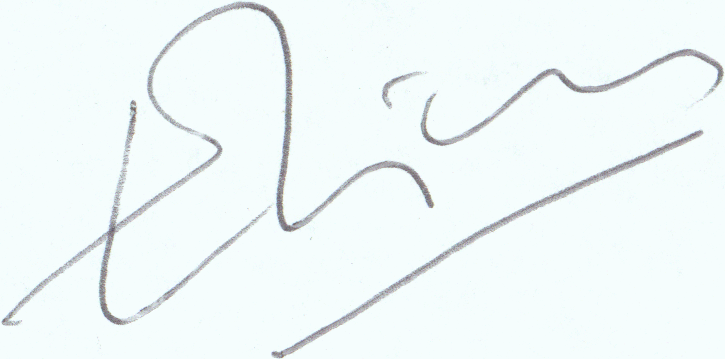
#> input picture signature_samples/genuine/001_00.png, 725 x 359 px, given in place of genuine_sig.jpeg, which was not available
$ jupyter execute --allow-errors document_processing.ipynb   (shell and % lines are left out)
#> lines starting #> are read from the running program, lines starting #| are printed output that depends on the picture; pictures that were not available may be replaced by others from this repository, and a replacement may not be noted
[cell 1]
from huggingface_hub import login
login()
#> (this line was passed over: huggingface_hub is not available in this run)

[cell 2]
import numpy as np
import os
import io
import re
import fitz
import difflib
from ultralytics import YOLO
from transformers import pipeline
from skimage.metrics import structural_similarity as ssim
import matplotlib.pyplot as plt
import matplotlib.patches as patches
import cv2
from PIL import Image, ImageChops, ImageEnhance
import base64
from datetime import datetime
import mlflow
from IPython.display import display, HTML
import pygments
from pygments.lexers import DiffLexer
from pygments.formatters import HtmlFormatter

[cell 3]
import ipywidgets as widgets

#> (a cell that did not finish here is left out)

[cell 5]
### USE VISION MODEL TO LOCATE AND EXTRACT SIGNATURES FROM A PDF DOCUMENT ###

[cell 6]
#Upload a PDF file with a signature

uploader = widgets.FileUpload(
    accept='.pdf',
    multiple=False
)
display(uploader)

[cell 7]
#Convert PDF to image for processing

from pdf2image import convert_from_bytes

#> (the rest of this cell did not finish here and is left out)

[cell 8]
#Crop signatures for display

# [29 lines left out: function display_only_crops, not called in this run]

# Display only the cropped signature images
#> (the rest of this cell did not finish here and is left out)

[cell 9]
### ANALYZE PDF FILES FOR EDITING OR MANIPULATIONS ###

[cell 10]
#Upload PDF for Analysis

pdf_uploader = widgets.FileUpload(
    accept='.pdf',
    multiple=False
)
display(pdf_uploader)

[cell 11]
# Extract and save all versions of PDF

pdf_content = pdf_uploader.value[0].content.tobytes()

#> (the rest of this cell did not finish here and is left out)

#> (a cell that did not finish here is left out)

#> (a cell that did not finish here is left out)

[cell 14]
### Check a PDF for physical changes ###

[cell 15]
pdf2_uploader = widgets.FileUpload(
    accept='.pdf',
    multiple=False
)
display(pdf2_uploader)

#> (a cell that did not finish here is left out)

[cell 17]
#### Forgery Detection ####

[cell 18]
# 1. First upload known genuine signature image

sig_uploader = widgets.FileUpload(
    accept='image/*',
    multiple=False
)
display(sig_uploader)

[cell 19]
#Process and save uploaded image

genuine_sig = sig_uploader.value[0].content.tobytes()
#> (the rest of this cell did not finish here and is left out)

[cell 20]
#2 - Upload questionable signature

compare_uploader = widgets.FileUpload(
    accept='image/*',
    multiple=False
)
display(compare_uploader)

[cell 21]
#Process and save uploaded image

questioned_sig = compare_uploader.value[0].content.tobytes()
#> (the rest of this cell did not finish here and is left out)

[cell 22]
# Combine images into a single image for prediction

def create_comparison_image(img1_path, img2_path):
    # Open images
#> called with img1_path = 'temp/genuine_sig.jpeg', img2_path = 'temp/questioned_sig.jpeg'
    img1 = Image.open(img1_path).convert("RGB")
#> img1 is the input picture: PIL image 725x359 RGB; mean R, G, B 240.4, 248.2, 248.5
    img2 = Image.open(img2_path).convert("RGB")
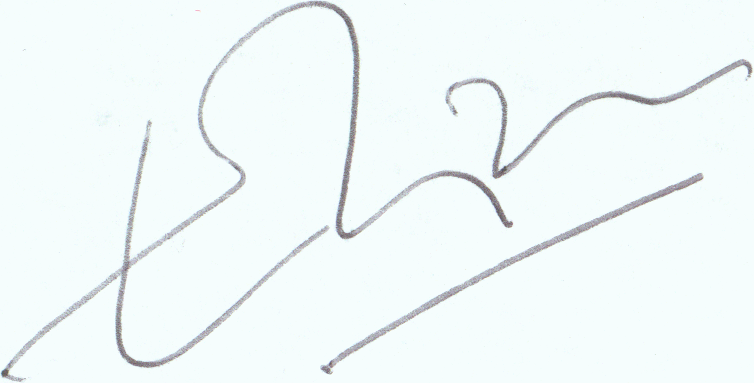
#> input picture signature_samples/genuine/001_01.png, 754 x 383 px, given in place of questioned_sig.jpeg, which was not available
#> img2 is the input picture: PIL image 754x383 RGB; mean R, G, B 240.9, 248.6, 248.9

    # Resize to same height
    height = max(img1.height, img2.height)
#> height = 383
    width1 = int(img1.width * (height / img1.height))
#> width1 = 773
    width2 = int(img2.width * (height / img2.height))
#> width2 = 754

    img1 = img1.resize((width1, height), Image.LANCZOS)
#> img1: PIL image 773x383 RGB
    img2 = img2.resize((width2, height), Image.LANCZOS)

    # Create new image with space for both images
    total_width = width1 + width2
#> total_width = 1527
    comparison = Image.new('RGB', (total_width, height))
#> comparison: PIL image 1527x383 RGB; every value is 0

    # Paste images side by side
    comparison.paste(img1, (0, 0))
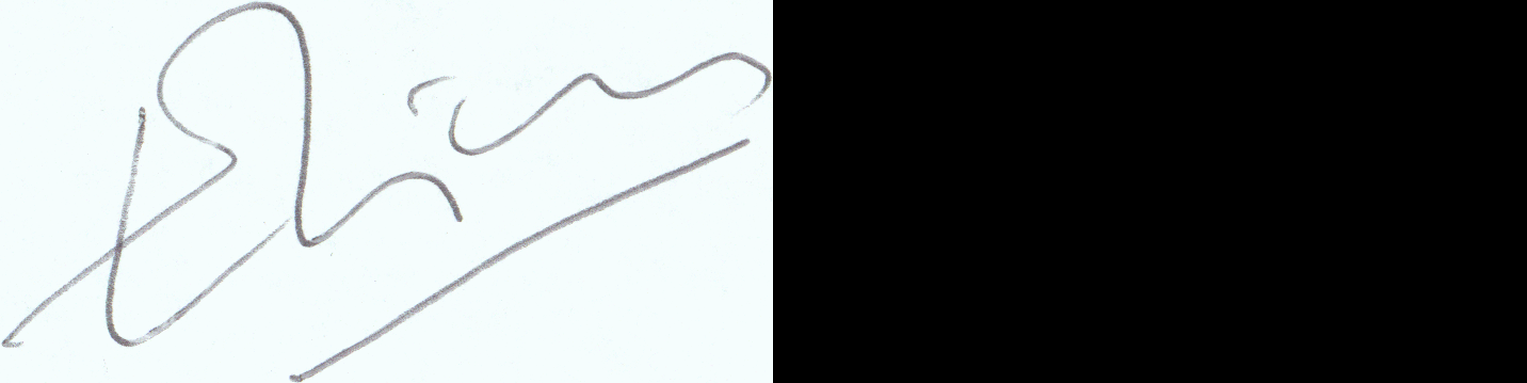
#> comparison: PIL image 1527x383 RGB; mean R, G, B 121.7, 125.6, 125.8
    comparison.paste(img2, (width1, 0))
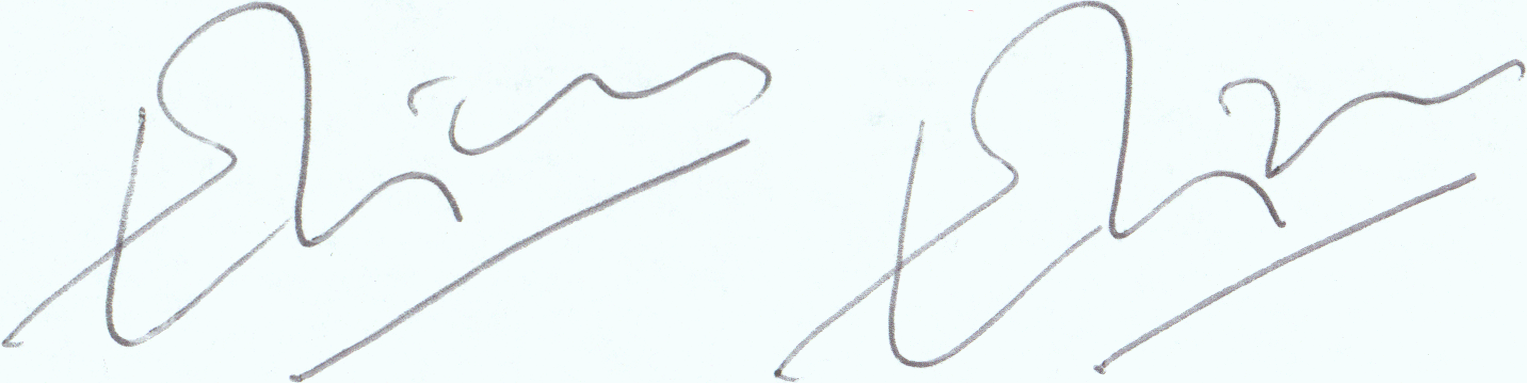
#> comparison: PIL image 1527x383 RGB; mean R, G, B 240.7, 248.4, 248.7

    return comparison

img1_path = 'temp/genuine_sig.jpeg'
img2_path = 'temp/questioned_sig.jpeg'

comparison = create_comparison_image(img1_path, img2_path)
